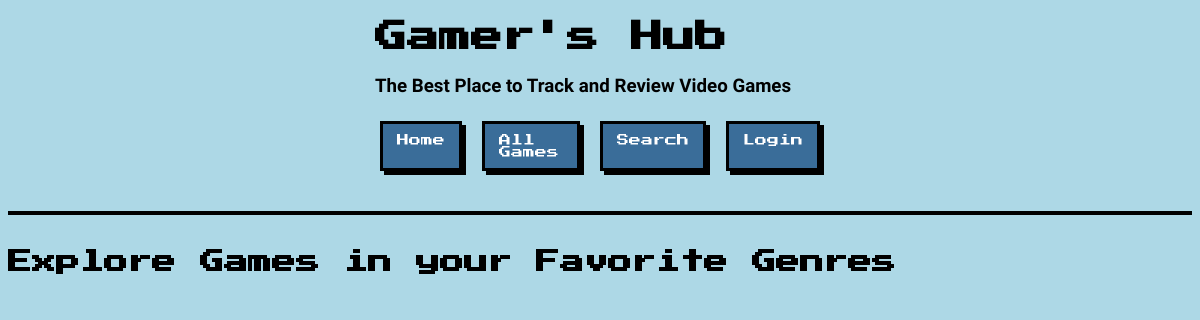
/game_review/, run on an earlier commit of the app's database.
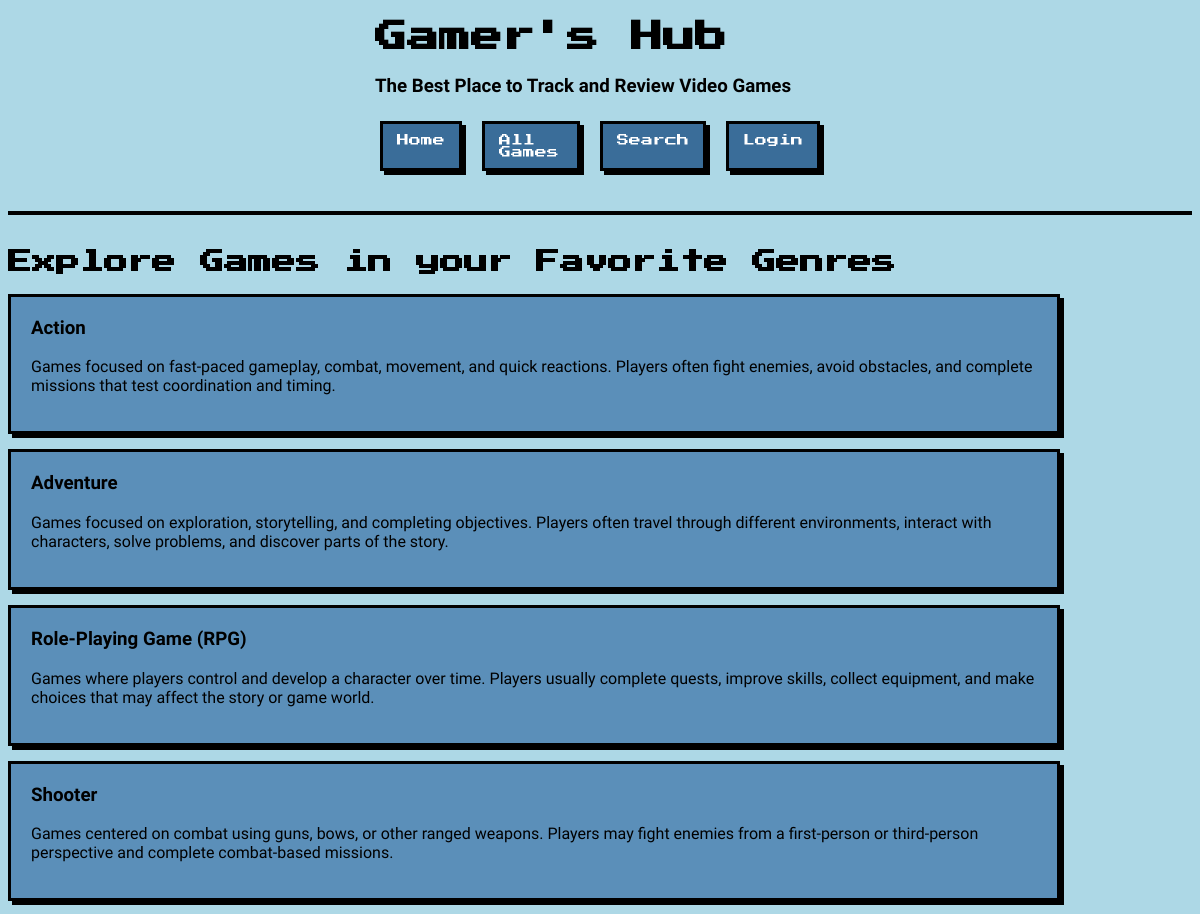
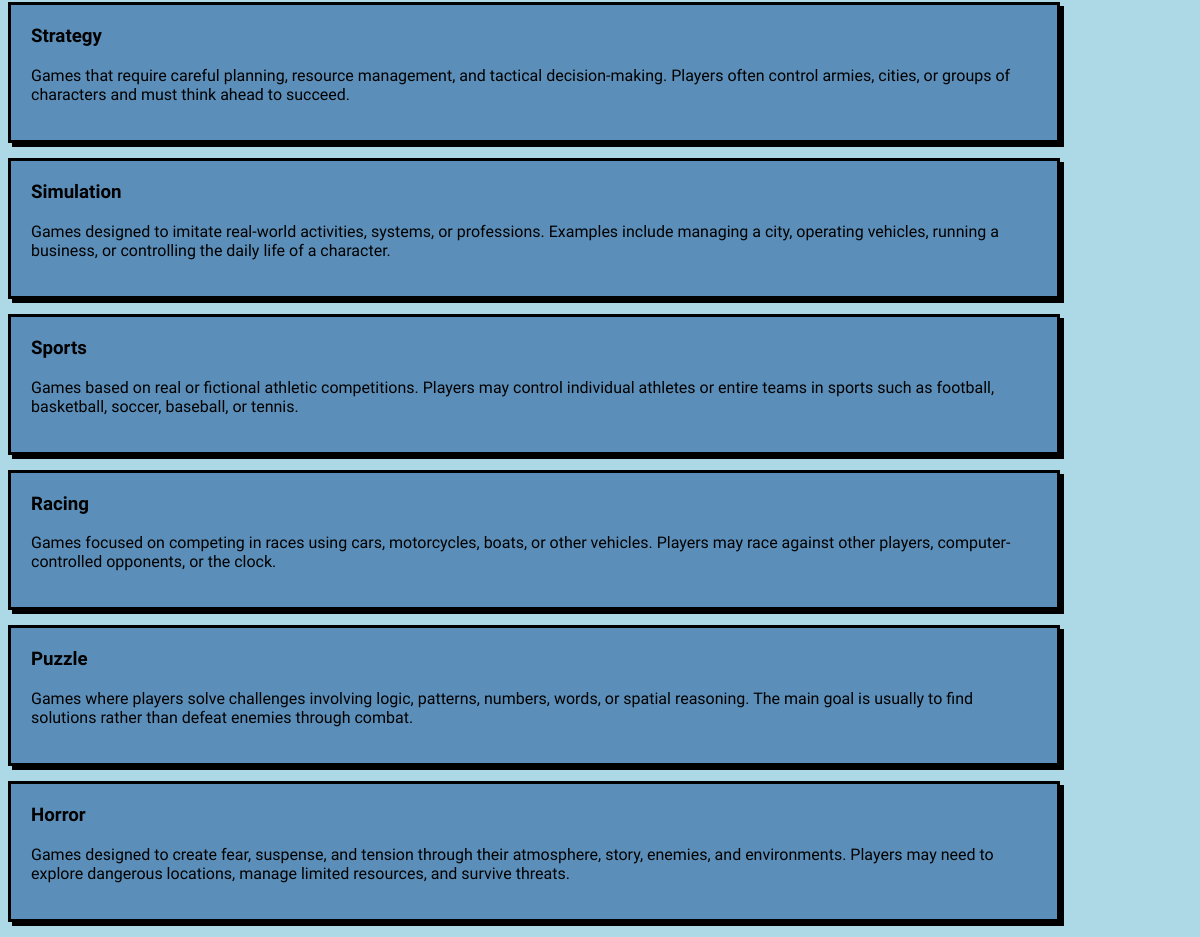
And on a later commit of the database (2 pictures, top to bottom).
### game_review/models.py (models this page shows, shortened)
class Genre(models.Model):
    name = models.TextField()
    description = models.TextField(blank=True)

### game_review/views.py (the view)
# urls.py: path('', ListGenreView.as_view(), name='home_page_final'),
class ListGenreView(ListView):
    model = Genre
    template_name = 'game_review/show_genres.html'
    context_object_name = 'genres'

### game_review/templates/game_review/show_genres.html
{% extends 'game_review/base.html' %}
{% block content %}
    <h2>Explore Games in your Favorite Genres</h2>
    {% for genre in genres %}
        <a class="card" href="{% url 'show_genre_games_final' genre.pk %}">
            <h3>{{ genre.name }}</h3>
            <p>{{ genre.description }}</p>
        </a>
    {% endfor %}
{% endblock %}

### game_review/templates/game_review/base.html (shortened to what this page needs)
{% load static %}
<!DOCTYPE html>
<html>
    <head>
        <link rel="stylesheet" href="{% static 'game_review/style.css' %}">
    </head>
    <body>
        <header class="site-title">
            <h1>Gamer's Hub</h1>
            <h3>The Best Place to Track and Review Video Games</h2>
            <nav class="nav-bar">
                <a class="button" href="{% url 'home_page_final' %}">Home</a>
                <a class="button" href="{% url 'show_all_games_final' %}">All Games</a>
                <a class="button" href="{% url 'search_final' %}">Search</a>
                {% if request.user.is_authenticated %}
                    <a class="button" href="{% url 'my_profile_final' %}">My Profile</a>
                    <a class="button" href="{% url 'logout_page_final' %}">Logout</a>
                {% else %}
                    <a class="button" href="{% url 'login_final' %}">Login</a>
                {% endif %}
            </nav>
        </header>
        <hr>
        <main>
            {% block content %}
            {% endblock %}
        </main>
    </body>
</html>

### static/game_review/style.css (style rules this page uses)
body { background-color: lightblue; font-family: 'Pixelify Sans', sans-serif; }
h1, h2 { font-family: 'Press Start 2P', cursive; }
.site-title { width: 450px; margin: 0 auto; }
hr { border: none; height: 4px; background-color: #000000; width: 100%; margin: 35px auto; }
.nav-bar { display: flex; justify-content: center; gap: 10px; }
.card { display: block; text-decoration: none; color: #000000; background-color: #5b8fb9; margin: 15px 0; padding: 20px; border: 3px solid #000000; box-shadow: 4px 4px 0 #000000; cursor: pointer; max-width: 85%; }
.card h2, .card h3 { margin-top: 0; }
.button, .cancel-button, .review-link, input[type="submit"] { display: inline-block; font-family: 'Press Start 2P', cursive; font-size: 12px; text-decoration: none; color: #ffffff; background-color: #3a6d99; border: 3px solid #000000; padding: 10px 14px; margin: 5px; cursor: pointer; box-shadow: 4px 4px 0 #000000; }

What changed in the data, as far as the page shows it:
added Genre: name "Action", description "Games focused on fast-paced gameplay, combat, movement, and quick reactions. Players often fight enemies, avoid obstacles, and complete missions that test coordination and timing."
added Genre: name "Adventure", description "Games focused on exploration, storytelling, and completing objectives. Players often travel through different environments, interact with characters, solve problems, and discover parts of the story."
added Genre: name "Role-Playing Game (RPG)", description "Games where players control and develop a character over time. Players usually complete quests, improve skills, collect equipment, and make choices that may affect the story or game world."
added Genre: name "Shooter", description "Games centered on combat using guns, bows, or other ranged weapons. Players may fight enemies from a first-person or third-person perspective and complete combat-based missions."
added Genre: name "Strategy", description "Games that require careful planning, resource management, and tactical decision-making. Players often control armies, cities, or groups of characters and must think ahead to succeed."
added Genre: name "Simulation", description "Games designed to imitate real-world activities, systems, or professions. Examples include managing a city, operating vehicles, running a business, or controlling the daily life of a character."
added Genre: name "Sports", description "Games based on real or fictional athletic competitions. Players may control individual athletes or entire teams in sports such as football, basketball, soccer, baseball, or tennis."
added Genre: name "Racing", description "Games focused on competing in races using cars, motorcycles, boats, or other vehicles. Players may race against other players, computer-controlled opponents, or the clock."
added Genre: name "Puzzle", description "Games where players solve challenges involving logic, patterns, numbers, words, or spatial reasoning. The main goal is usually to find solutions rather than defeat enemies through combat."
added Genre: name "Horror", description "Games designed to create fear, suspense, and tension through their atmosphere, story, enemies, and environments. Players may need to explore dangerous locations, manage limited resources, and survive threats."
